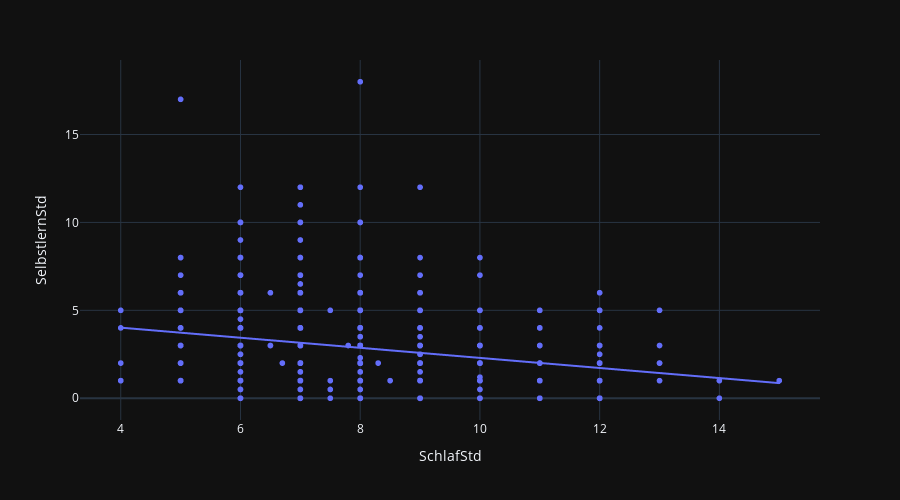

The notebook cell saved with this chart:
### Code cell
fig = px.scatter(df, x='SchlafStd', y='SelbstlernStd', height=500, trendline="ols")
fig.show()

### Figure 1 — Plotly figure (JSON) as saved in the notebook; plotly's stock layout.template omitted (floating-point values rounded to 4 significant figures; data arrays with more than 128 entries replaced by an {"elided": "..."} marker saying what was removed)
{"data": [{"hovertemplate": "SchlafStd=%{x}<br>SelbstlernStd=%{y}<extra></extra>", "legendgroup": "", "marker": {"color": "#636efa", "symbol": "circle"}, "mode": "markers", "name": "", "showlegend": false, "x": {"elided": "1145 float values"}, "xaxis": "x", "y": {"elided": "1145 float values"}, "yaxis": "y", "type": "scattergl"}, {"hovertemplate": "<b>OLS trendline</b><br>SelbstlernStd = -0.286849 * SchlafStd + 5.1634<br>R<sup>2</sup>=0.047191<br><br>SchlafStd=%{x}<br>SelbstlernStd=%{y} <b>(trend)</b><extra></extra>", "legendgroup": "", "marker": {"color": "#636efa", "symbol": "circle"}, "mode": "lines", "name": "", "showlegend": false, "x": {"elided": "1145 float values"}, "xaxis": "x", "y": {"elided": "1145 float values"}, "yaxis": "y", "type": "scattergl"}], "layout": {"xaxis": {"anchor": "y", "domain": [0.0, 1.0], "title": {"text": "SchlafStd"}}, "yaxis": {"anchor": "x", "domain": [0.0, 1.0], "title": {"text": "SelbstlernStd"}}, "legend": {"tracegroupgap": 0}, "margin": {"t": 60}, "height": 500}}
